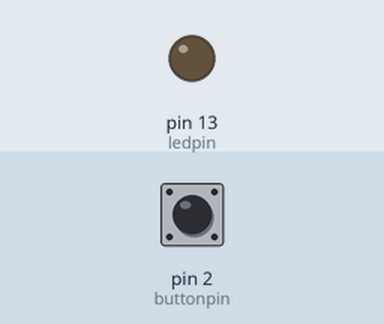
Simulated run of this sketch. Board: Arduino Uno, built with avr-gcc and run on an emulated ATmega328P. On the bench: output pins drawn as LEDs (lit = HIGH). Dashed ring = blinking. The inputs (shaded band) are chosen by the test bench; at power-on: pin 2 (buttonpin) HIGH.

Above: at 1.2 s.
1.3 s: pin 2 (buttonpin) pulled LOW for 3.2 s
At 4.6 s:
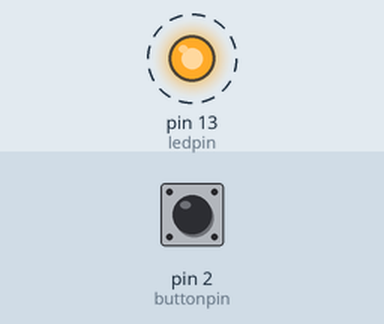
6.0 s: pin 2 (buttonpin) pulled LOW for 0.15 s
At 7.1 s:
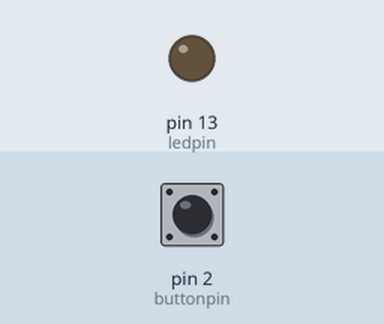
Timing chart, 0 to 9.0 s (numbered marks = the images above; inputs shaded):
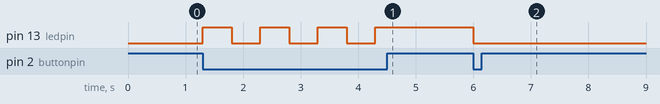

Measured:
- after the input at 1.3 s, pin 13 (ledpin): alternates HIGH for 0.50 s and LOW for 0.50 s, 7 changes in all, then stays HIGH, starting at once
- after the input at 6.0 s, pin 13 (ledpin): HIGH → LOW at once

The sketch:

Button_Switch.ino
```cpp
int ledpin = 13;
int buttonpin = 2;
boolean lighton = false;

void setup(){
  pinMode(ledpin, OUTPUT);
  pinMode(buttonpin, INPUT_PULLUP);
}

void loop(){

  if (digitalRead(buttonpin) == LOW && lighton == false){
    digitalWrite(ledpin, HIGH);
    lighton = true;
    delay(500);
  }
  if (digitalRead(buttonpin) == LOW && lighton == true){
    digitalWrite(ledpin, LOW);
    lighton = false;
    delay(500);
  }
}
```
